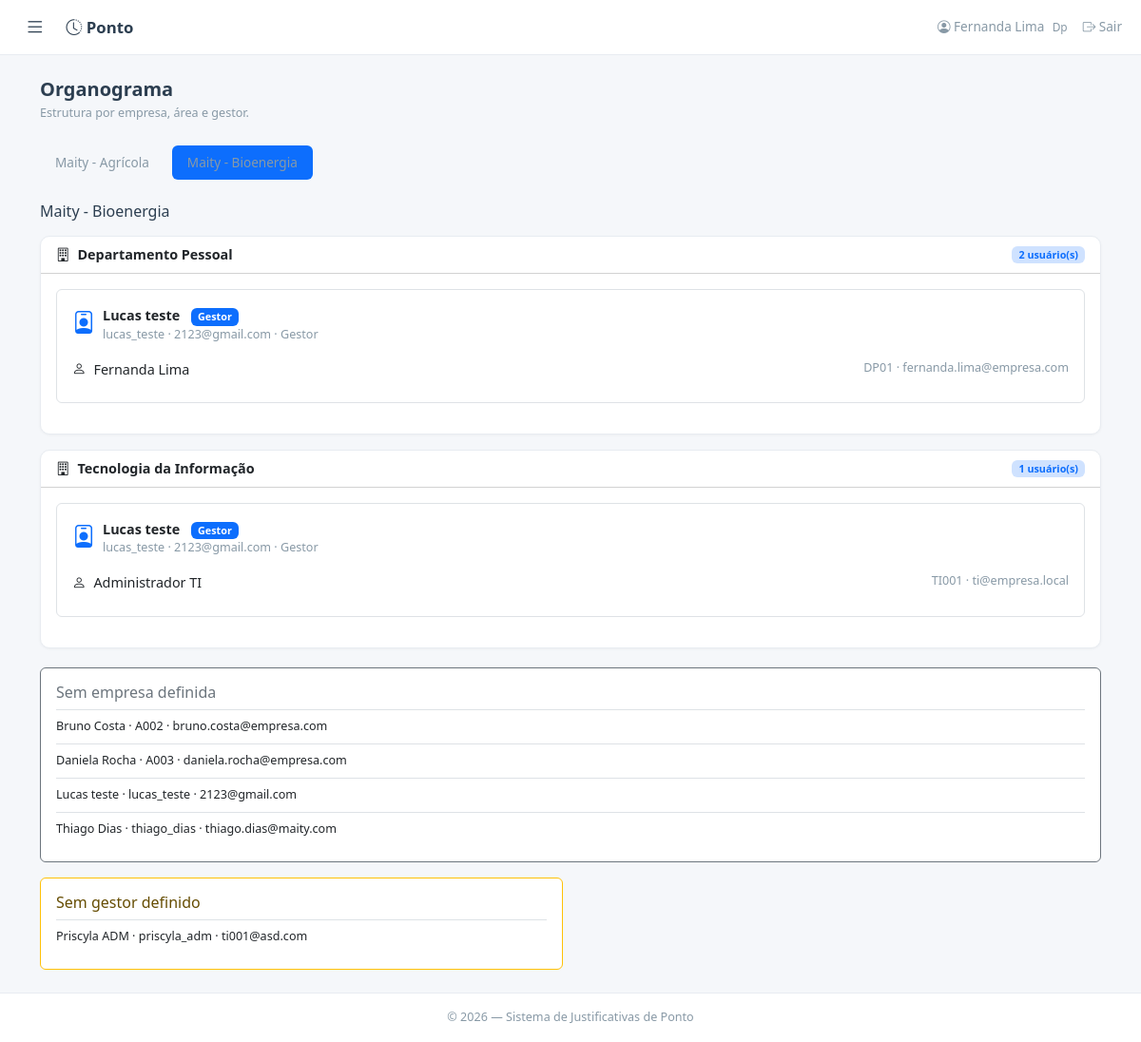
The app's page /organograma?empresa_id=2 (signed in) with its own data.
### models.py (models this page shows)
class Usuario(UserMixin, db.Model):
    __tablename__ = 'usuarios'
    id = db.Column(db.Integer, primary_key=True)
    matricula = db.Column(db.String(20), unique=True, nullable=False)
    nome = db.Column(db.String(100), nullable=False)
    email = db.Column(db.String(120), unique=True, nullable=False)
    senha_hash = db.Column(db.String(256), nullable=False)
    perfil = db.Column(db.String(40), nullable=False)
    gestor_id = db.Column(db.Integer, db.ForeignKey('usuarios.id'), nullable=True)
    area_id = db.Column(db.Integer, db.ForeignKey('areas.id'), nullable=True)
    empresa_id = db.Column(db.Integer, db.ForeignKey('empresas.id'), nullable=True)
    ativo = db.Column(db.Boolean, default=True)
    criado_em = db.Column(db.DateTime, default=lambda: datetime.now(timezone.utc))
    gestor = db.relationship('Usuario', remote_side=[id], backref='subordinados')
    area = db.relationship('Area', backref='usuarios')
    empresa = db.relationship('Empresa', backref='usuarios')
    solicitacoes = db.relationship('Solicitacao', backref='colaborador',
                                   foreign_keys='Solicitacao.colaborador_id', lazy='dynamic')
    def tem_permissao(self, chave):
        if self.perfil == 'ti':
            return True
        return UsuarioPermissao.query.filter_by(usuario_id=self.id, permissao=chave).first() is not None

class Empresa(db.Model):
    __tablename__ = 'empresas'
    id = db.Column(db.Integer, primary_key=True)
    nome = db.Column(db.String(120), unique=True, nullable=False)
    ativo = db.Column(db.Boolean, default=True, nullable=False)
    areas = db.relationship('Area', secondary='area_empresas', back_populates='empresas')

class Area(db.Model):
    __tablename__ = 'areas'
    id = db.Column(db.Integer, primary_key=True)
    nome = db.Column(db.String(100), unique=True, nullable=False)
    ativo = db.Column(db.Boolean, default=True, nullable=False)
    empresas = db.relationship('Empresa', secondary='area_empresas', back_populates='areas')

### app.py (the view)
@app.route('/organograma')
@login_required
@perfil_requerido('dp', 'ti')
def organograma():
    empresas = Empresa.query.filter_by(ativo=True).order_by(Empresa.nome).all()
    empresa_id = request.args.get('empresa_id', type=int)
    empresa = next((item for item in empresas if item.id == empresa_id), None) if empresa_id else None
    empresa = empresa or (empresas[0] if empresas else None)
    usuarios = (Usuario.query.filter_by(ativo=True)
                .options(joinedload(Usuario.empresa), joinedload(Usuario.area), joinedload(Usuario.gestor))
                .order_by(Usuario.nome).all())
    usuarios_empresa = [u for u in usuarios if empresa and u.empresa_id == empresa.id]
    areas = {}
    sem_area = []
    sem_gestor = []
    sem_empresa = [u for u in usuarios if u.empresa_id is None]
    for usuario in usuarios_empresa:
        if usuario.area is None:
            sem_area.append(usuario)
            continue
        area = areas.setdefault(usuario.area.nome, {'gestores': {}, 'usuarios': []})
        area['usuarios'].append(usuario)
        if usuario.gestor_id is None:
            sem_gestor.append(usuario)
        elif usuario.gestor is not None:
            area['gestores'].setdefault(usuario.gestor.id, usuario.gestor)
    estrutura = []
    for nome, dados in sorted(areas.items()):
        gestores = []
        for gestor in sorted(dados['gestores'].values(), key=lambda item: item.nome):
            subordinados = [u for u in dados['usuarios'] if u.gestor_id == gestor.id and u.id != gestor.id]
            gestores.append({'usuario': gestor, 'subordinados': subordinados})
        estrutura.append({'nome': nome, 'gestores': gestores, 'usuarios': dados['usuarios']})
    return render_template('organograma.html', empresas=empresas, empresa=empresa,
                           estrutura=estrutura, sem_area=sem_area,
                           sem_gestor=sem_gestor, sem_empresa=sem_empresa)

### app.py (called while the page is built)
@login_manager.user_loader
def load_user(user_id):
    return db.session.get(Usuario, int(user_id))

@app.context_processor
def inject_now():
    return {'now': datetime.now}

def perfil_requerido(*perfis):
    def decorator(f):
        @wraps(f)
        def wrapper(*args, **kwargs):
            if current_user.perfil not in perfis:
                flash('Acesso não autorizado.', 'danger')
                return redirect(request.referrer or url_for('dashboard'))
            return f(*args, **kwargs)
        return wrapper
    return decorator

### templates/organograma.html (shortened to what this page needs)
{% extends "base.html" %}
{% block content %}
<div class="d-flex justify-content-between align-items-center mb-4">
    <div>
        <h5 class="fw-600 mb-1">Organograma</h5>
        <p class="text-muted small mb-0">Estrutura por empresa, área e gestor.</p>
    </div>
</div>
{% if empresas %}
<ul class="nav nav-pills mb-4 gap-2">
    {% for item in empresas %}
    <li class="nav-item">
        <a class="nav-link {% if empresa and item.id == empresa.id %}active{% endif %}"
           href="{{ url_for('organograma', empresa_id=item.id) }}">{{ item.nome }}</a>
    </li>
    {% endfor %}
</ul>
{% if empresa %}
<h6 class="mb-3">{{ empresa.nome }}</h6>
{% endif %}
{% if estrutura %}
<div class="row g-3">
{% for area in estrutura %}
<div class="col-12">
    <div class="card card-clean">
        <div class="card-header bg-transparent d-flex justify-content-between align-items-center">
            <strong><i class="bi bi-building me-2"></i>{{ area.nome }}</strong>
            <span class="badge bg-primary-subtle text-primary">{{ area.usuarios|length }} usuário(s)</span>
        </div>
        <div class="card-body">
            {% for grupo in area.gestores %}
            <div class="border rounded p-3 mb-3">
                <div class="d-flex align-items-start gap-2 mb-2">
                    <i class="bi bi-person-badge text-primary fs-4"></i>
                    <div>
                        <strong>{{ grupo.usuario.nome }}</strong>
                        <span class="badge bg-primary ms-2">Gestor</span>
                        <div class="small text-muted">{{ grupo.usuario.matricula }} · {{ grupo.usuario.email }} · {{ grupo.usuario.perfil|capitalize }}</div>
                    </div>
                </div>
                {% if grupo.subordinados %}
                <div class="list-group list-group-flush">
                    {% for usuario in grupo.subordinados %}
                    <div class="list-group-item px-0 d-flex justify-content-between">
                        <span><i class="bi bi-person me-2"></i>{{ usuario.nome }}</span>
                        <span class="small text-muted">{{ usuario.matricula }} · {{ usuario.email }}</span>
                    </div>
                    {% endfor %}
                </div>
                {% else %}<div class="small text-muted">Nenhum subordinado vinculado.</div>{% endif %}
            </div>
            {% endfor %}
        </div>
    </div>
</div>
{% endfor %}
</div>
{% else %}<div class="alert alert-info">Nenhum usuário ativo cadastrado nesta empresa.</div>{% endif %}
<div class="row g-3 mt-1">
{% if sem_empresa %}<div class="col-12"><div class="card border-secondary"><div class="card-body"><h6 class="text-secondary">Sem empresa definida</h6>{% for usuario in sem_empresa %}<div class="small border-top py-2">{{ usuario.nome }} · {{ usuario.matricula }} · {{ usuario.email }}</div>{% endfor %}</div></div></div>{% endif %}
{% if sem_gestor %}<div class="col-md-6"><div class="card border-warning"><div class="card-body"><h6 class="text-warning-emphasis">Sem gestor definido</h6>{% for usuario in sem_gestor %}<div class="small border-top py-2">{{ usuario.nome }} · {{ usuario.matricula }} · {{ usuario.email }}</div>{% endfor %}</div></div></div>{% endif %}
</div>
{% else %}<div class="alert alert-info">Nenhuma empresa ativa cadastrada.</div>{% endif %}
{% endblock %}

### templates/base.html (shortened to what this page needs)
<!DOCTYPE html>
<html lang="pt-BR" data-bs-theme="light">
<head>
    <link href="{{ url_for('static', filename='css/bootstrap.min.css') }}" rel="stylesheet">
    <link href="{{ url_for('static', filename='css/bootstrap-icons.min.css') }}" rel="stylesheet">
    <link href="{{ url_for('static', filename='css/style.css') }}" rel="stylesheet">
</head>
<body class="app-layout">
{% if current_user.is_authenticated %}
<header class="topbar"><button class="sidebar-toggle" id="sidebar-toggle" type="button" aria-label="Alternar menu"><i class="bi bi-list"></i></button><a class="navbar-brand" href="{{ url_for('dashboard') }}"><i class="bi bi-clock-history"></i> Ponto</a><span class="topbar-user"><i class="bi bi-person-circle"></i> {{ current_user.nome }} <small>{{ current_user.perfil|capitalize }}</small></span><form method="POST" action="{{ url_for('logout') }}"><input type="hidden" name="csrf_token" value="{{ csrf_token() }}"><button class="nav-link text-danger border-0 bg-transparent" type="submit"><i class="bi bi-box-arrow-right"></i> Sair</button></form></header>
{% endif %}
<div class="toast-container position-fixed top-0 end-0 p-3" style="z-index:9999"></div>
<main class="app-content"><div class="container py-4">{% block content %}{% endblock %}</div></main>
<footer class="app-footer text-center text-muted small py-3">&copy; {{ now().year if now is defined else '2026' }} — Sistema de Justificativas de Ponto</footer>
</body></html>

### static/css/style.css (style rules this page uses)
:root { --color-primary: #3b5998; --color-primary-hover: #2d4373; --color-bg: #f5f7fa; --color-card: #ffffff; --color-border: #e8ecf1; --color-text: #2c3e50; --color-text-muted: #8899a6; --radius: 10px; --shadow-sm: 0 1px 3px rgba(0, 0, 0, 0.04); --shadow-md: 0 4px 16px rgba(0, 0, 0, 0.06); --transition: all 0.2s ease; }
* { box-sizing: border-box; }
body { font-family: 'Segoe UI', -apple-system, BlinkMacSystemFont, Roboto, 'Helvetica Neue', Arial, sans-serif; background-color: var(--color-bg); color: var(--color-text); font-size: 0.9rem; min-height: 100vh; display: flex; flex-direction: column; }
main { flex: 1; }
a { color: var(--color-primary); }
.text-muted { color: var(--color-text-muted) !important; }
.fw-600 { font-weight: 600; }
.app-layout { display:grid; grid-template-columns:240px 1fr; grid-template-rows:58px 1fr auto; min-height:100vh; }
.topbar { grid-column:1/-1; display:flex; align-items:center; gap:1rem; padding:.65rem 1.25rem; background:var(--color-card); border-bottom:1px solid var(--color-border); z-index:10; }
.sidebar-toggle { border:0; background:transparent; font-size:1.35rem; color:var(--color-text); }
.topbar .navbar-brand { color:var(--color-text); text-decoration:none; font-weight:600; }
.topbar-user { margin-left:auto; font-size:.85rem; color:var(--color-text-muted); }
.topbar-user small { margin-left:.3rem; }
.app-content { grid-column:2; min-width:0; }
.app-footer { grid-column:2; }
.app-layout.sidebar-collapsed { grid-template-columns:0 1fr; }
.navbar-brand { font-weight: 600; font-size: 1.05rem; color: var(--color-text) !important; }
.nav-link { font-size: 0.85rem; color: var(--color-text-muted) !important; transition: var(--transition); }
.card-clean { background: var(--color-card); border: 1px solid var(--color-border); border-radius: var(--radius); box-shadow: var(--shadow-sm); transition: var(--transition); }
footer { border-top: 1px solid var(--color-border); background: var(--color-card); }

### records on screen
Usuario: nome "Fernanda Lima", perfil "Dp", nome "Departamento Pessoal", usuarios|length "2", matricula "DP01", email "fernanda.lima@empresa.com"
Empresa: nome "Maity - Agrícola"
Empresa: nome "Maity - Bioenergia"
Usuario: usuario.nome "Lucas teste" "Lucas teste", usuario.matricula "lucas_teste" "lucas_teste", usuario.email "2123@gmail.com" "2123@gmail.com", usuario.perfil "Gestor" "Gestor", nome "Lucas teste", matricula "lucas_teste", email "2123@gmail.com"
Usuario: nome "Tecnologia da Informação", usuarios|length "1", nome "Administrador TI", matricula "TI001", email "ti@empresa.local"
Usuario: nome "Bruno Costa", matricula "A002", email "bruno.costa@empresa.com"
Usuario: nome "Daniela Rocha", matricula "A003", email "daniela.rocha@empresa.com"
Usuario: nome "Thiago Dias", matricula "thiago_dias", email "thiago.dias@maity.com"
Usuario: nome "Priscyla ADM", matricula "priscyla_adm", email "ti001@asd.com"
